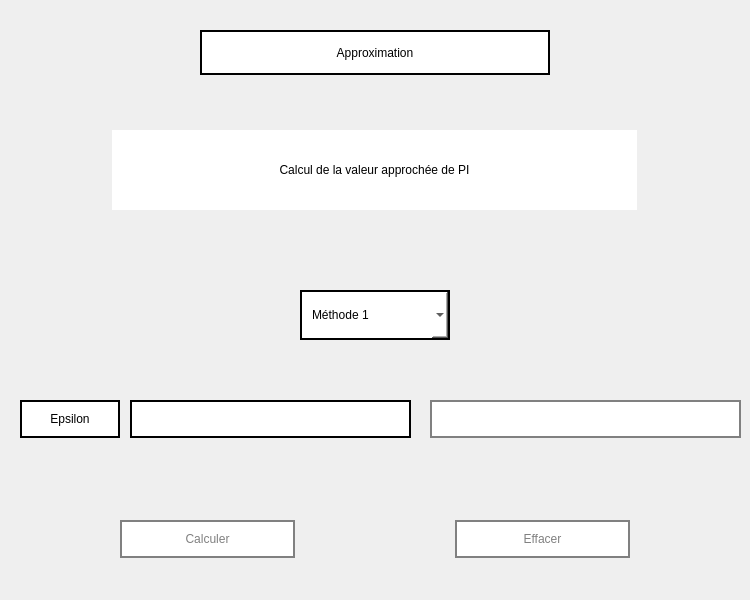
<?xml version="1.0" encoding="UTF-8"?>
<ui version="4.0">
 <class>Form</class>
 <widget class="QWidget" name="Form">
  <property name="geometry">
   <rect>
    <x>0</x>
    <y>0</y>
    <width>750</width>
    <height>600</height>
   </rect>
  </property>
  <property name="windowTitle">
   <string>Form</string>
  </property>
  <widget class="QLabel" name="label">
   <property name="geometry">
    <rect>
     <x>200</x>
     <y>30</y>
     <width>350</width>
     <height>45</height>
    </rect>
   </property>
   <property name="styleSheet">
    <string notr="true">font: 75 16pt &quot;MS Shell Dlg 2&quot;;
background-color: white;
border: 2px solid black;</string>
   </property>
   <property name="text">
    <string>Approximation</string>
   </property>
   <property name="alignment">
    <set>Qt::AlignCenter</set>
   </property>
  </widget>
  <widget class="QLabel" name="label_2">
   <property name="geometry">
    <rect>
     <x>112</x>
     <y>130</y>
     <width>525</width>
     <height>80</height>
    </rect>
   </property>
   <property name="styleSheet">
    <string notr="true">font: 75 16pt &quot;MS Shell Dlg 2&quot;;
background-color: white;</string>
   </property>
   <property name="text">
    <string>Calcul de la valeur approchée de PI</string>
   </property>
   <property name="alignment">
    <set>Qt::AlignCenter</set>
   </property>
  </widget>
  <widget class="QComboBox" name="comboBox">
   <property name="geometry">
    <rect>
     <x>300</x>
     <y>290</y>
     <width>150</width>
     <height>50</height>
    </rect>
   </property>
   <property name="styleSheet">
    <string notr="true">font: 75 12pt &quot;MS Shell Dlg 2&quot;;
background-color: white;
border: 2px solid black;
padding: 2px 10px;</string>
   </property>
   <item>
    <property name="text">
     <string>Méthode 1</string>
    </property>
   </item>
   <item>
    <property name="text">
     <string>Méthode 2</string>
    </property>
   </item>
  </widget>
  <widget class="QLabel" name="label_3">
   <property name="geometry">
    <rect>
     <x>20</x>
     <y>400</y>
     <width>100</width>
     <height>38</height>
    </rect>
   </property>
   <property name="styleSheet">
    <string notr="true">font: 75 13pt &quot;MS Shell Dlg 2&quot;;
background-color: white;
border: 2px solid black;</string>
   </property>
   <property name="text">
    <string>Epsilon</string>
   </property>
   <property name="alignment">
    <set>Qt::AlignCenter</set>
   </property>
  </widget>
  <widget class="QLineEdit" name="lineEdit">
   <property name="geometry">
    <rect>
     <x>130</x>
     <y>400</y>
     <width>281</width>
     <height>38</height>
    </rect>
   </property>
   <property name="styleSheet">
    <string notr="true">font: 75 13pt &quot;MS Shell Dlg 2&quot;;
background-color: white;
border: 2px solid black;</string>
   </property>
   <property name="alignment">
    <set>Qt::AlignCenter</set>
   </property>
  </widget>
  <widget class="QLabel" name="resultLabel">
   <property name="geometry">
    <rect>
     <x>430</x>
     <y>400</y>
     <width>311</width>
     <height>38</height>
    </rect>
   </property>
   <property name="styleSheet">
    <string notr="true">font: 75 13pt &quot;MS Shell Dlg 2&quot;;
background-color: white;
color: grey;
border: 2px solid grey;</string>
   </property>
   <property name="text">
    <string/>
   </property>
   <property name="alignment">
    <set>Qt::AlignCenter</set>
   </property>
  </widget>
  <widget class="QPushButton" name="pushButton">
   <property name="geometry">
    <rect>
     <x>120</x>
     <y>520</y>
     <width>175</width>
     <height>38</height>
    </rect>
   </property>
   <property name="styleSheet">
    <string notr="true">font: 75 13pt &quot;MS Shell Dlg 2&quot;;
background-color: white;
color: grey;
border: 2px solid grey;</string>
   </property>
   <property name="text">
    <string>Calculer</string>
   </property>
  </widget>
  <widget class="QPushButton" name="pushButton_2">
   <property name="geometry">
    <rect>
     <x>455</x>
     <y>520</y>
     <width>175</width>
     <height>38</height>
    </rect>
   </property>
   <property name="styleSheet">
    <string notr="true">font: 75 13pt &quot;MS Shell Dlg 2&quot;;
background-color: white;
color: grey;
border: 2px solid grey;</string>
   </property>
   <property name="text">
    <string>Effacer</string>
   </property>
  </widget>
 </widget>
 <resources/>
 <connections/>
</ui>
